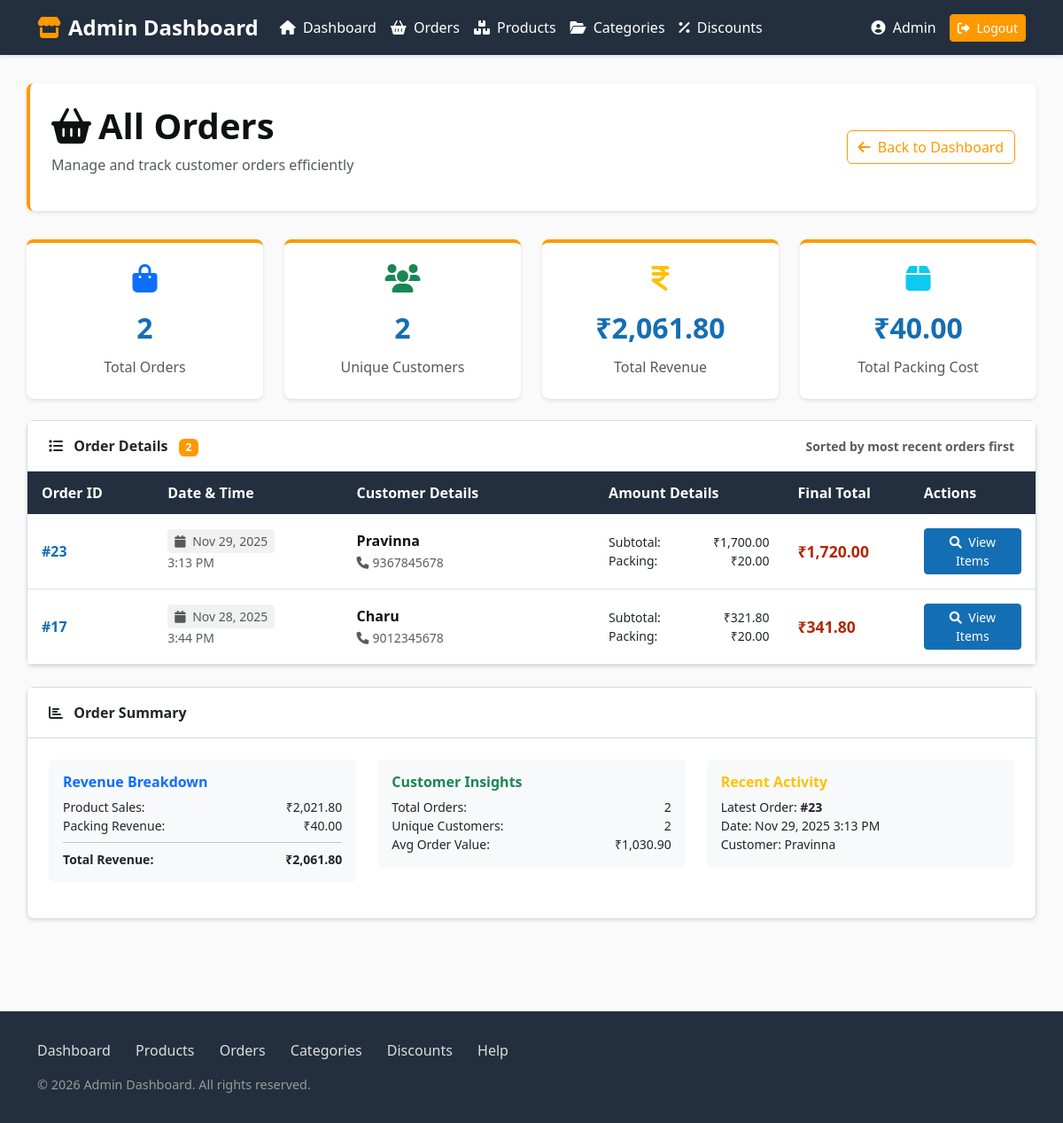
Page /admin/orders.php (signed in) on the committed database.
### tables this page shows
CREATE TABLE `orders` (
  `order_id` int(11) NOT NULL,
  `customer_name` varchar(255) DEFAULT NULL,
  `session_id` varchar(255) NOT NULL,
  `contact_no` varchar(50) DEFAULT NULL,
  `address` text DEFAULT NULL,
  `mail_id` varchar(255) DEFAULT NULL,
  `state` varchar(100) DEFAULT NULL,
  `total` decimal(10,2) DEFAULT NULL,
  `packing_cost` decimal(10,2) DEFAULT NULL,
  `total_amount` decimal(10,2) DEFAULT NULL,
  `created_at` timestamp NOT NULL DEFAULT current_timestamp(),
  `order_date` datetime NOT NULL DEFAULT current_timestamp(),
  `order_status` varchar(50) NOT NULL DEFAULT 'Pending'
);

### admin/orders.php (the view, shortened to what this page needs)
<?php
require '../inc/db.php';
try {
    $orders = $pdo->query("SELECT * FROM orders ORDER BY order_id DESC")->fetchAll(PDO::FETCH_ASSOC);
} catch (PDOException $e) {
    $error_message = "Error fetching orders: " . $e->getMessage();
    $orders = [];
}
?>
<!DOCTYPE html>
<html lang="en">
<head>
    <link href="https://cdn.jsdelivr.net/npm/bootstrap@5.3.0/dist/css/bootstrap.min.css" rel="stylesheet">
    <link rel="stylesheet" href="https://cdnjs.cloudflare.com/ajax/libs/font-awesome/6.0.0-beta3/css/all.min.css">
</head>
<body>
    <nav class="navbar navbar-expand-lg navbar-dark">
        <div class="container">
            <a class="navbar-brand" href="index.php">
                <i class="fas fa-store amazon-logo"></i>Admin Dashboard
            </a>
            <div class="collapse navbar-collapse" id="navbarNav">
                <ul class="navbar-nav me-auto">
                    <li class="nav-item">
                        <a class="nav-link" href="index.php"><i class="fas fa-home me-1"></i> Dashboard</a>
                    </li>
                    <li class="nav-item">
                        <a class="nav-link active" href="orders.php"><i class="fas fa-shopping-basket me-1"></i> Orders</a>
                    </li>
                    <li class="nav-item">
                        <a class="nav-link" href="products.php"><i class="fas fa-boxes me-1"></i> Products</a>
                    </li>
                    <li class="nav-item">
                        <a class="nav-link" href="categories.php"><i class="fas fa-folder-open me-1"></i> Categories</a>
                    </li>
                    <li class="nav-item">
                        <a class="nav-link" href="discount.php"><i class="fas fa-percent me-1"></i> Discounts</a>
                    </li>
                </ul>
                <div class="d-flex align-items-center">
                    <span class="user-info"><i class="fas fa-user-circle me-1"></i> Admin</span>
                    <a href="logout.php" class="btn btn-amazon btn-sm">
                        <i class="fas fa-sign-out-alt me-1"></i> Logout
                    </a>
                </div>
            </div>
        </div>
    </nav>
    <div class="container admin-container">
        <div class="page-header">
            <div class="d-flex justify-content-between align-items-center">
                <div>
                    <h1 class="page-title"><i class="fas fa-shopping-basket me-2"></i>All Orders</h1>
                    <p class="page-subtitle">Manage and track customer orders efficiently</p>
                </div>
                <a href="index.php" class="btn btn-outline-amazon">
                    <i class="fas fa-arrow-left me-1"></i> Back to Dashboard
                </a>
            </div>
        </div>
        <div class="row mb-4">
            <div class="col-md-3">
                <div class="stats-card fade-in">
                    <i class="fas fa-shopping-bag fa-2x text-primary mb-2"></i>
                    <div class="stats-value"><?= count($orders) ?></div>
                    <div class="stats-label">Total Orders</div>
                </div>
            </div>
            <div class="col-md-3">
                <div class="stats-card fade-in">
                    <i class="fas fa-users fa-2x text-success mb-2"></i>
                    <div class="stats-value"><?= count(array_unique(array_column($orders, 'customer_name'))) ?></div>
                    <div class="stats-label">Unique Customers</div>
                </div>
            </div>
            <div class="col-md-3">
                <div class="stats-card fade-in">
                    <i class="fas fa-indian-rupee-sign fa-2x text-warning mb-2"></i>
                    <div class="stats-value">₹<?= number_format(array_sum(array_column($orders, 'total_amount')), 2) ?></div>
                    <div class="stats-label">Total Revenue</div>
                </div>
            </div>
            <div class="col-md-3">
                <div class="stats-card fade-in">
                    <i class="fas fa-box fa-2x text-info mb-2"></i>
                    <div class="stats-value">₹<?= number_format(array_sum(array_column($orders, 'packing_cost')), 2) ?></div>
                    <div class="stats-label">Total Packing Cost</div>
                </div>
            </div>
        </div>
        <div class="card fade-in">
            <div class="card-header d-flex justify-content-between align-items-center">
                <div>
                    <i class="fas fa-list me-2"></i> Order Details
                    <span class="badge bg-amazon ms-2" style="background-color: var(--amazon-orange);"><?= count($orders) ?></span>
                </div>
                <div class="text-muted small">
                    Sorted by most recent orders first
                </div>
            </div>
            <div class="card-body p-0">
                <?php if (isset($error_message)): ?>
                    <div class="alert alert-danger m-3" role="alert">
                        <i class="fas fa-exclamation-triangle me-2"></i><?= $error_message ?>
                    </div>
                <?php else: ?>
                    <div class="table-responsive">
                        <table class="table table-hover mb-0">
                            <thead>
                                <tr>
                                    <th style="width: 10%;">Order ID</th>
                                    <th style="width: 15%;">Date & Time</th>
                                    <th style="width: 20%;">Customer Details</th>
                                    <th style="width: 15%;">Amount Details</th>
                                    <th style="width: 10%;">Final Total</th>
                                    <th style="width: 10%;">Actions</th>
                                </tr>
                            </thead>
                            <tbody>
                                <?php foreach ($orders as $o): ?>
                                <tr class="fade-in">
                                    <td>
                                        <span class="order-id">#<?= htmlspecialchars($o['order_id']) ?></span>
                                    </td>
                                    <td>
                                        <span class="date-badge">
                                            <i class="fas fa-calendar me-1"></i>
                                            <?= isset($o['order_date']) ? date("M j, Y", strtotime($o['order_date'])) : 'N/A' ?>
                                        </span>
                                        <br>
                                        <small class="text-muted">
                                            <?= isset($o['order_date']) ? date("g:i A", strtotime($o['order_date'])) : '' ?>
                                        </small>
                                    </td>
                                    <td>
                                        <div class="customer-name"><?= htmlspecialchars($o['customer_name']) ?></div>
                                        <small class="text-muted">
                                            <i class="fas fa-phone me-1"></i><?= htmlspecialchars($o['contact_no']) ?>
                                        </small>
                                    </td>
                                    <td>
                                        <div class="small">
                                            <div class="d-flex justify-content-between">
                                                <span>Subtotal:</span>
                                                <span>₹<?= number_format($o['total'], 2) ?></span>
                                            </div>
                                            <div class="d-flex justify-content-between">
                                                <span>Packing:</span>
                                                <span>₹<?= number_format($o['packing_cost'], 2) ?></span>
                                            </div>
                                        </div>
                                    </td>
                                    <td>
                                        <div class="total-amount">₹<?= number_format($o['total_amount'], 2) ?></div>
                                    </td>
                                    <td>
                                        <a href="order_items.php?id=<?= htmlspecialchars($o['order_id']) ?>"
                                           class="btn btn-primary btn-sm w-100">
                                            <i class="fas fa-search me-1"></i> View Items
                                        </a>
                                    </td>
                                </tr>
                                <?php endforeach; ?>
                            </tbody>
                        </table>
                    </div>
                <?php endif; ?>
            </div>
        </div>
        <?php if (!empty($orders)): ?>
        <div class="card fade-in">
            <div class="card-header">
                <i class="fas fa-chart-bar me-2"></i> Order Summary
            </div>
            <div class="card-body">
                <div class="row">
                    <div class="col-md-4">
                        <div class="order-summary">
                            <h6 class="fw-bold text-primary">Revenue Breakdown</h6>
                            <div class="small">
                                <div class="d-flex justify-content-between">
                                    <span>Product Sales:</span>
                                    <span>₹<?= number_format(array_sum(array_column($orders, 'total')), 2) ?></span>
                                </div>
                                <div class="d-flex justify-content-between">
                                    <span>Packing Revenue:</span>
                                    <span>₹<?= number_format(array_sum(array_column($orders, 'packing_cost')), 2) ?></span>
                                </div>
                                <hr class="my-2">
                                <div class="d-flex justify-content-between fw-bold">
                                    <span>Total Revenue:</span>
                                    <span>₹<?= number_format(array_sum(array_column($orders, 'total_amount')), 2) ?></span>
                                </div>
                            </div>
                        </div>
                    </div>
                    <div class="col-md-4">
                        <div class="order-summary">
                            <h6 class="fw-bold text-success">Customer Insights</h6>
                            <div class="small">
                                <div class="d-flex justify-content-between">
                                    <span>Total Orders:</span>
                                    <span><?= count($orders) ?></span>
                                </div>
                                <div class="d-flex justify-content-between">
                                    <span>Unique Customers:</span>
                                    <span><?= count(array_unique(array_column($orders, 'customer_name'))) ?></span>
                                </div>
                                <div class="d-flex justify-content-between">
                                    <span>Avg Order Value:</span>
                                    <span>₹<?= number_format(array_sum(array_column($orders, 'total_amount')) / count($orders), 2) ?></span>
                                </div>
                            </div>
                        </div>
                    </div>
                    <div class="col-md-4">
                        <div class="order-summary">
                            <h6 class="fw-bold text-warning">Recent Activity</h6>
                            <div class="small">
                                <?php if (count($orders) > 0): ?>
                                    <?php
                                    $latestOrder = $orders[0];
                                    $latestDate = isset($latestOrder['order_date']) ? date("M j, Y g:i A", strtotime($latestOrder['order_date'])) : 'N/A';
                                    ?>
                                    <div>Latest Order: <strong>#<?= $latestOrder['order_id'] ?></strong></div>
                                    <div>Date: <?= $latestDate ?></div>
                                    <div>Customer: <?= htmlspecialchars($latestOrder['customer_name']) ?></div>
                                <?php endif; ?>
                            </div>
                        </div>
                    </div>
                </div>
            </div>
        </div>
        <?php endif; ?>
    </div>
    <footer class="footer">
        <div class="container">
            <div class="footer-links">
                <a href="index.php">Dashboard</a>
                <a href="products.php">Products</a>
                <a href="orders.php">Orders</a>
                <a href="categories.php">Categories</a>
                <a href="discount.php">Discounts</a>
                <a href="#">Help</a>
            </div>
            <div class="copyright">
                &copy; <?= date('Y') ?> Admin Dashboard. All rights reserved.
            </div>
        </div>
    </footer>
</body>
</html>

### rows in the picture
orders: order_id "23", order_date "Nov 29, 2025", order_date "3:13 PM", customer_name "Pravinna", contact_no "9367845678", total "1,700.00", packing_cost "20.00", total_amount "1,720.00", order_date "Nov 29, 2025 3:13 PM"
orders: order_id "17", order_date "Nov 28, 2025", order_date "3:44 PM", customer_name "Charu", contact_no "9012345678", total "321.80", packing_cost "20.00", total_amount "341.80"

### other values in the picture
count($orders) "2"
count(array_unique(array_column($orders, 'customer_name'))) "2"
array_sum(array_column($orders, 'total_amount')) "2,061.80"
array_sum(array_column($orders, 'packing_cost')) "40.00"
array_sum(array_column($orders, 'total')) "2,021.80"
array_sum(array_column($orders, 'total_amount')) / count($orders) "1,030.90"
